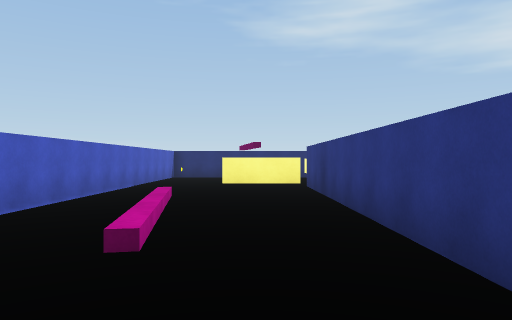
view 1 (above)

12 first-person views from a walk through a Unity game level. The camera is 1.4 m above the floor, looks level and sees 70° across. The floor is counted in squares, 2 m on a side. Each view is taken from the middle of a square. On the plan, view 1 faces up. The plan holds only what a view shows up to about 11 squares ahead; the rest is blank. The place goes on beyond the plan.

view 2
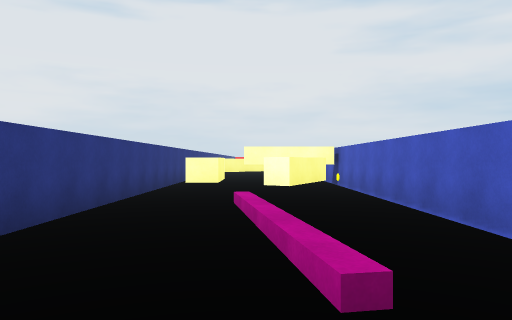

view 3
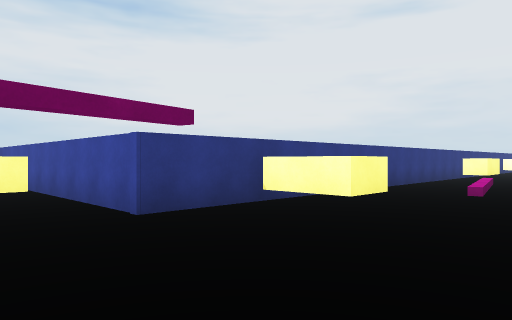

view 4
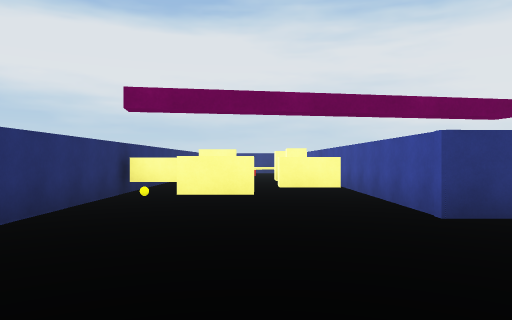

view 5
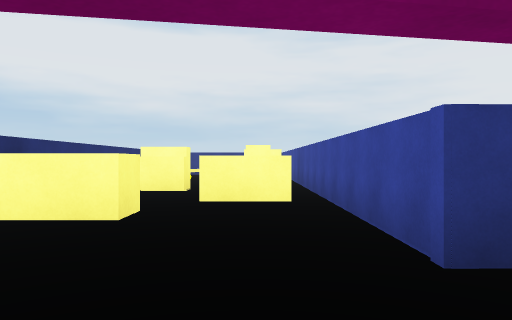

view 6
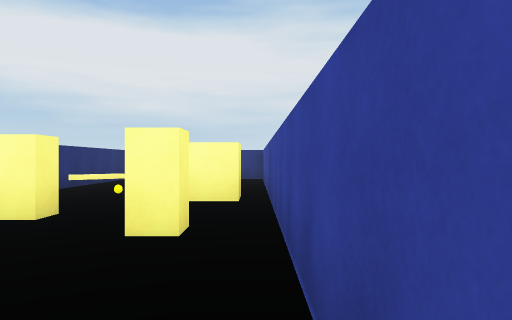

view 7
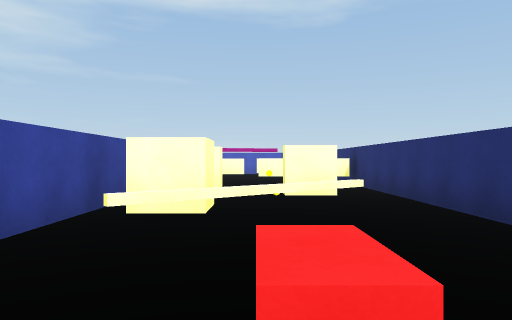

view 8
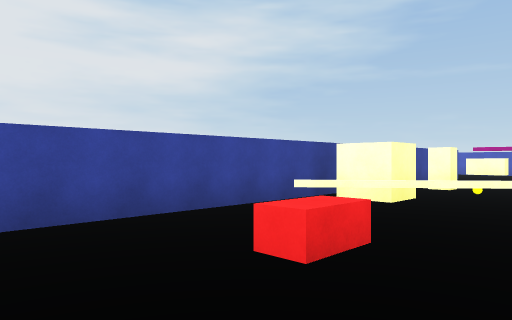

view 9
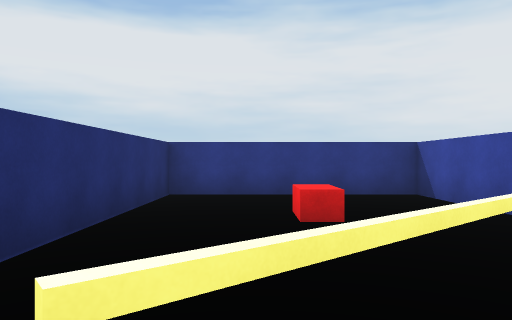

view 10
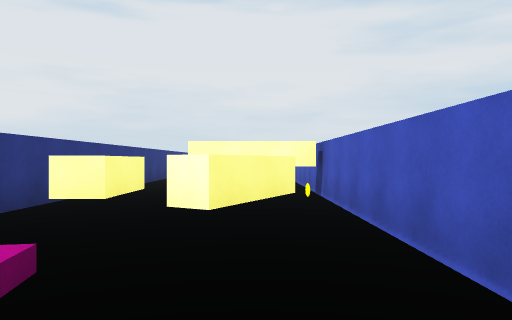

view 11
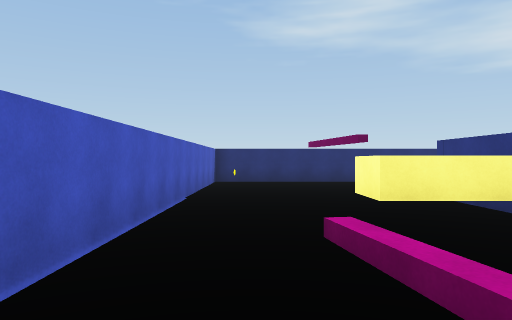

view 12
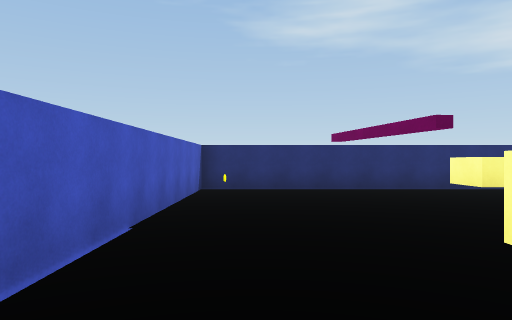

### Floor plan
Key: @ floor where view 1 was taken; # wall or solid block; x gap in a wall; . floor; = window, fence, low wall or low ledge; ^ raised ledge; B yellow block; C yellow cube; R red block.
Columns run from 4 left of view 1 to 17 right of it. Each row starts with its distance up from view 1.
 15 ######################
 14 #........^...........#
 13 #.....B..^.B..==.....#
 12 #.....B..^=....=..R..#
 11 #......B..B...Cx=....#
 10 #....................#
  9 #.....################
  8 #...^.#
  7 #...^.#
  6 #.....#
  5 #..^..#
  4 #..^..#
  3 #..^..#
  2 #. ...#
  1 #.....#
  0 #.^.@.#
 -1 #.^.^.#
 -2 #.....#
 -3 ####..#
 -4 #. ...#
 -5 #.  ..#
 -6 #.   .#
 -7 #    .#

Positions as (right, up) in squares from view 1, and headings:
1: (0, 0), facing up
2: (-1, 7), facing down
3: (-3, 12), facing down-right
4: (-3, 12), facing right
5: (-1, 11), facing right
6: (3, 10), facing right
7: (15, 12), facing left
8: (16, 14), facing down-left
9: (9, 13), facing right
10: (-2, 4), facing down
11: (-2, 3), facing up
12: (-2, 6), facing up
